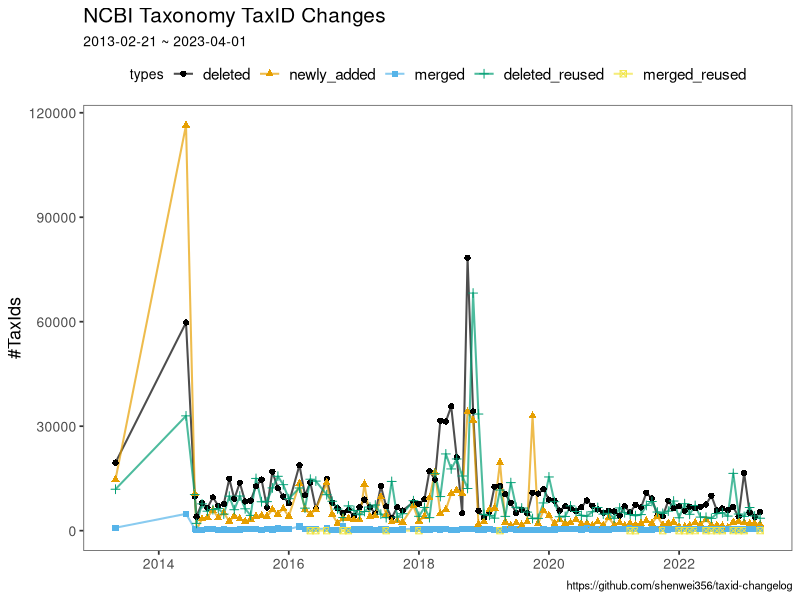

R code for this plot:
#!/usr/bin/env Rscript
library(scales)
library(dplyr)
library(ggplot2)
library(ggthemes)
library(lubridate)

theme1 <- theme(
    panel.border = element_rect(color = "grey40", size = 0.6, fill = NA),
    panel.background = element_blank(),
    panel.grid.major = element_blank(),
    panel.grid.minor = element_blank(),
    
    legend.position = "top",
    legend.spacing.x = unit(0.4, "cm"),
    legend.text = element_text(size = 11),
    legend.margin = margin(0.1, 0.1, 0.1, 0.1, unit = "cm"),
    
    plot.title = element_text(size = 15),        
    text = element_text(size = 10),
    
    axis.text.x = element_text(size = 10),
    axis.text.y = element_text(size = 10),
    axis.ticks.y = element_line(size = 0.6),
    axis.ticks.x = element_line(size = 0.6),
    axis.title = element_text(size = 13),
)

df <- read.csv("changes.g.csv")
df$types <- factor(df$types, levels = unique(df$types), ordered = TRUE)
df$date <- as.Date(parse_date_time(df$version, "%y-%m-%d"))

df <- df %>% filter(!is.na(count)) %>% filter(version != "2013-02-21")

p <- ggplot(df, aes(x = date, y = count, color = types, shape = types)) +
  geom_line(size = 0.7, alpha = 0.7) +
  geom_point(aes(shape = types), size = 1.8) +
  scale_color_colorblind() +
  xlab(NULL) +
  ylab("#TaxIds") + 
  theme1 +
  labs(title = "NCBI Taxonomy TaxID Changes",
    subtitle = "2013-02-21 ~ 2023-04-01",
    caption = "https://github.com/shenwei356/taxid-changelog"
  )

ggsave(
  p,
  file = "changes.png",
  width = 12,
  height = 4,
  dpi = 300
)
